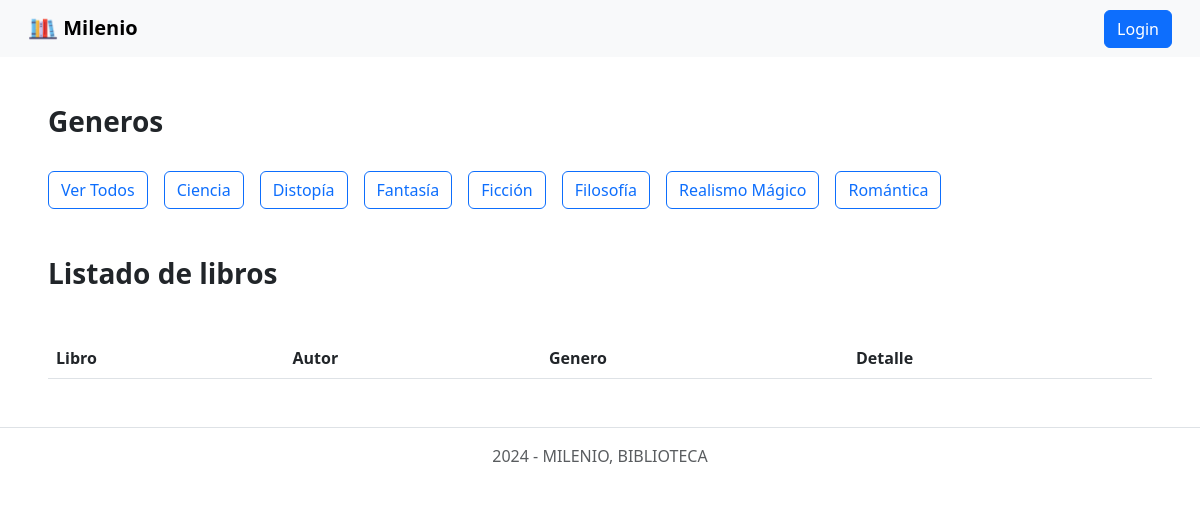
The app's page /, older data.
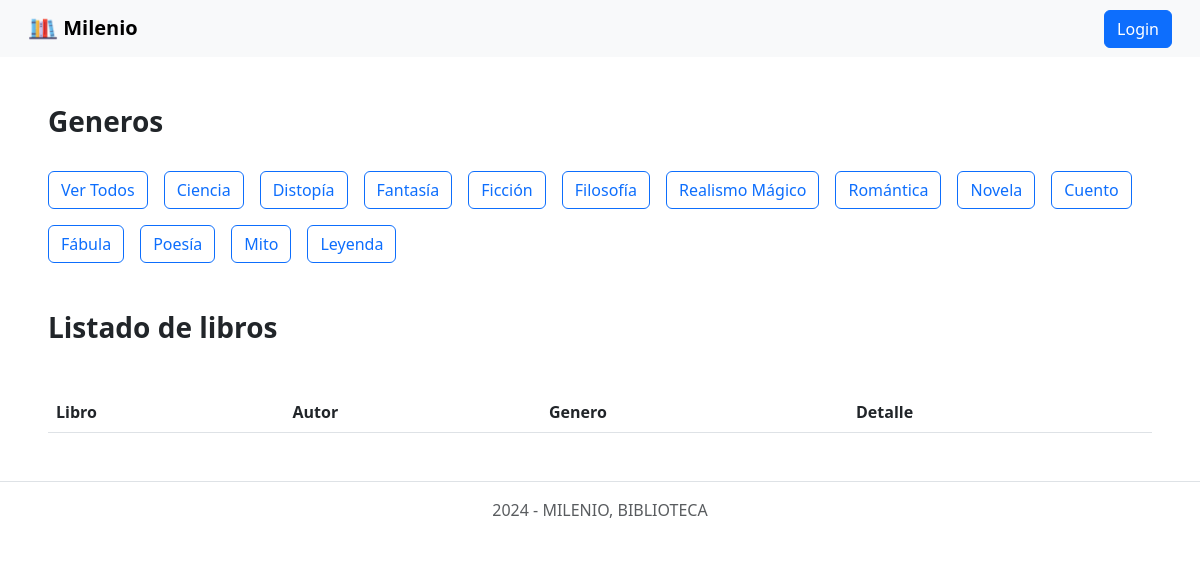
The same page, newer data.
### tables this page shows
CREATE TABLE `generos` (
  `id` int(11) NOT NULL,
  `nombre` varchar(255) NOT NULL
);

### app/controllers/catalogo.controller.php (called while the page is built, shortened)
<?php
    require_once './app/models/genero.model.php';
class CatalogoController {
    private $modelGenero;
    public function __construct($res) {
        $this->modelGenero = new GeneroModel();
    }
    public function showLibros() {
        $generos = $this->modelGenero->getGeneros();
        include_once 'templates/layout/header.phtml';
        include_once 'templates/generos.phtml';
        include_once 'templates/catalogo.phtml';
        include_once 'templates/layout/footer.phtml';
    }
}

### app/models/genero.model.php (called while the page is built, shortened)
<?php
class GeneroModel {
    private $db;
    public function __construct() {
       $this->db = new PDO('mysql:host=localhost;dbname=milenio_db;charset=utf8', 'root', '');
    }
    public function getGeneros() {
        $query = $this->db->prepare('SELECT * FROM generos');
        $query->execute();
        $generos = $query->fetchAll(PDO::FETCH_OBJ);
        return $generos;
    }
}

### templates/generos.phtml (the view, shortened to what this page needs)
<?php
include_once './app/models/genero.model.php';
?>
<h2 class="fs-3 fw-bold mt-5 ms-5">Generos</h2>
<ul class="nav justify-content-start ms-5 mt-4 d-inline-flex gap-3">
    <li class="nav-item">
        <a href="home"><button type="button" class="btn btn-outline-primary">Ver Todos</button></a>
    </li>
    <?php foreach ($generos as $genero): ?>
        <li class="nav-item">
            <a href="home?genero=<?= urlencode($genero->nombre) ?>">
                <button type="button" class="btn btn-outline-primary">
                    <?php echo $genero->nombre ?>
                </button>
            </a>
        </li>
    <?php endforeach; ?>
</ul>

### router.php (shortened to what this page needs)
<?php
    require_once 'app/controllers/catalogo.controller.php';
    $res = new Response();
    if (!empty($_GET['action'])) {
        $action = $_GET['action'];
    } else {
        $action = 'home';
    }
    $params = explode('/', $action);
    switch ($params[0]) {
        case 'home':
            $controller = new CatalogoController($res);
            $controller->showLibros();
            break;
    }
?>

### templates/layout/header.phtml (shortened to what this page needs)
<!DOCTYPE html>
<html lang="en">
    <head>
        <link href="https://cdn.jsdelivr.net/npm/bootstrap@5.3.0-alpha1/dist/css/bootstrap.min.css" rel="stylesheet">
        <link rel="stylesheet" href="https://cdnjs.cloudflare.com/ajax/libs/bootstrap-icons/1.10.5/font/bootstrap-icons.min.css">
    </head>
    <nav class="navbar bg-body-tertiary px-3">
        <div class="container-fluid">
            <a class="navbar-brand fw-bold" href="home">
            <img src="<?php echo BASE_URL; ?>images/logo.png" alt="Logo" width="30" height="30" class="d-inline-block align-text-top">
                Milenio
            </a>
            <?php if(isset($_SESSION['email'])): ?>
                <span class="navbar-text"><?= $_SESSION['email'] ?></span>
                <a href="logout"><button type="button" class="btn btn-secondary">Logout</button></a>
            <?php else: ?>
                <a href="showLogin"><button type="button" class="btn btn-primary">Login</button></a>
            <?php endif; ?>
        </div>
    </nav>
<body>

### templates/catalogo.phtml (shortened to what this page needs)
<?php
    include_once './app/models/genero.model.php';
?>
<div class="mx-5">
    <h2 class="fs-3 fw-bold mt-5">Listado de libros</h2>
    <table class="table mt-5">
        <thead>
            <tr>
                <th scope="col">Libro</th><th scope="col">Autor</th><th scope="col">Genero</th><th scope="col">Detalle</th>
            </tr>
        </thead>
    </table>
</div>

### templates/layout/footer.phtml (shortened to what this page needs)
    <footer class="d-flex flex-wrap justify-content-center align-items-center py-3 my-4 border-top mt-5">
        <div class="align-items-center">
            <span class="text-muted">2024 -  MILENIO, BIBLIOTECA</span>
        </div>
    </footer>
    </body>
</html>

Row changes from the older to the newer data that the page shows:
added generos: nombre "Novela"
added generos: nombre "Cuento"
added generos: nombre "Fábula"
added generos: nombre "Poesía"
added generos: nombre "Mito"
added generos: nombre "Leyenda"
